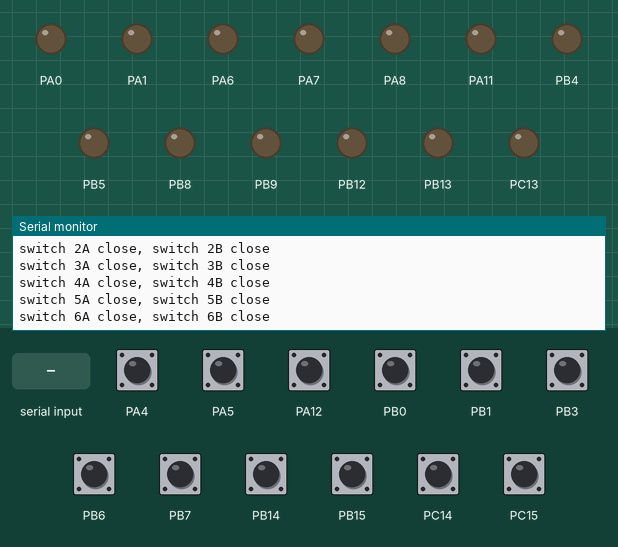
This sketch was run on a simulated STM32 Blue Pill. Shown: output pins drawn as LEDs (lit = HIGH), the last lines printed to the serial monitor. The inputs (shaded band) are chosen by the test bench; at power-on: PA4, PA5, PA12, PB0, PB1, PB3, PB6, PB7, PB14, PB15, PC14, PC15 HIGH.

Above: at 1.2 s.
1.3 s: "a" received over the second serial link
At 1.9 s:
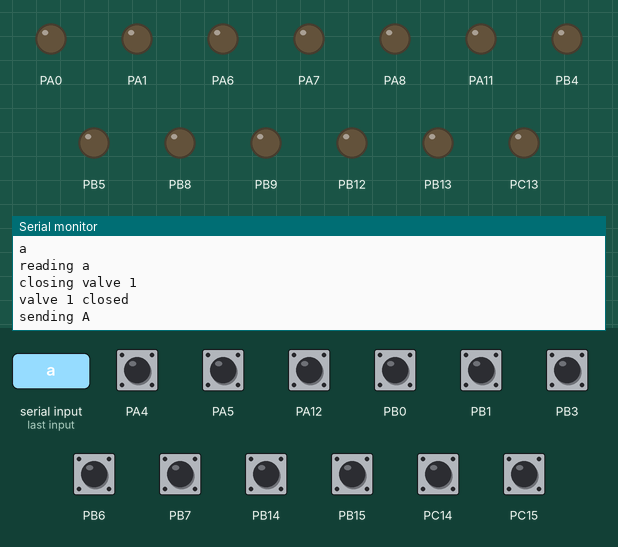
2.8 s: "b" received over the second serial link
At 4.0 s:
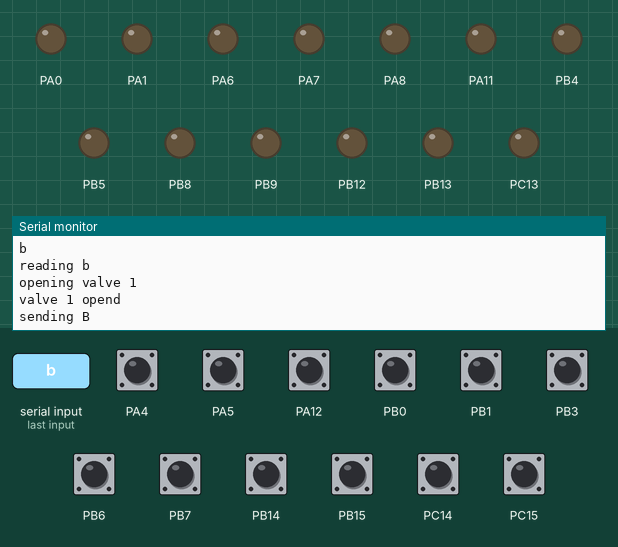
4.3 s: "c" received over the second serial link
At 5.4 s:
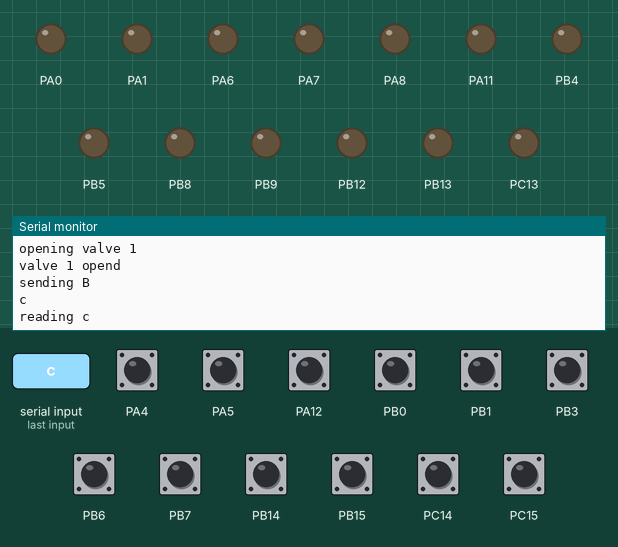
Timing chart, 0 to 7.3 s (numbered marks = the images above; inputs shaded):
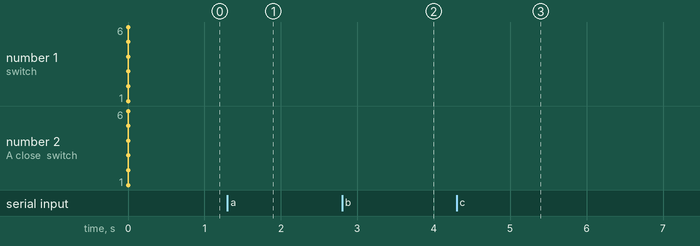

The sketch:

STM_slave.ino
```cpp
# include "Serial.h"
# include "Switches.h"
# include "Motors.h"
# include "Valves.h"


void setup() {
  Serial.begin(115200);
  Serial.println("Initilizing STM32_1");

  // initialize serial com.
  init_serialBus();
  // initialize limit switches
  init_Switch();
  // initialize motor ENs
  init_motors();

  // Update limit switch states
  Switch_update();

}


void loop() {

  // valve2Open();

  // valve2Close();

  // // Switch_update();

  // delay(1000);
  // Serial.println(" ");


  if (Serial2.available()) {
    char number = Serial2.read();
    Serial.println(number);

    if (number == 'a') {
      Serial.println("reading a");
      valve1Close();
    }
    else if (number == 'b') {
      Serial.println("reading b");
      valve1Open();
    }

    if (number == 'c') {
      Serial.println("reading c");
      // valve2Close();
    }
    else if (number == 'd') {
      Serial.println("reading d");
      // valve2Open();
    }

    if (number == 'e') {
      Serial.println("reading e");
      // valve3Close();
    }
    else if (number == 'f') {
      Serial.println("reading f");
      // valve3Open();
    }

    if (number == 'g') {
      Serial.println("reading g");
      // valve4Close();
    }
    else if (number == 'h') {
      Serial.println("reading h");
      // valve4Open();
    }

    if (number == 'i') {
      Serial.println("reading i");
      // valve5Close();
    }
    else if (number == 'j') {
      Serial.println("reading j");
      // valve5Open();
    }

    if (number == 'k') {
      Serial.println("reading k");
      // valve6Close();
    }
    else if (number == 'l') {
      Serial.println("reading l");
      // valve6Open();
    }

  }


}
```

Motors.h
```cpp
//index, close, open, EN1 , EN2 with intrrupt
//unit1, PB12 , PB13, PA8 , PA11
//unit2, PB14 , PB15, PA12, PB9
//unit3, PB3  , PB4 , PC14, PC15
//unit4, PB5  , PB6 , PA0 , PA1
//unit5, PB7  , PB8 , PA4 , PA5
//unit6, PB0  , PB1 , PA6 , PA7

//index, close, open, EN1 , EN2
//unit1, PB14 , PB15, PB12, PB13
//unit2, PA12 , PB3 , PA8 , PA11
//unit3, PB6  , PB7 , PB4 , PB5
//unit4, PC14 , PC15, PB8 , PB9
//unit5, PA4  , PA5 , PA0 , PA1
//unit6, PB0  , PB1 , PA6 , PA7


#define MOTOR_SET1_EN1_PIN PB12
#define MOTOR_SET1_EN2_PIN PB13

#define MOTOR_SET2_EN1_PIN PA8
#define MOTOR_SET2_EN2_PIN PA11

#define MOTOR_SET3_EN1_PIN PB4
#define MOTOR_SET3_EN2_PIN PB5

#define MOTOR_SET4_EN1_PIN PB8
#define MOTOR_SET4_EN2_PIN PB9

#define MOTOR_SET5_EN1_PIN PA0
#define MOTOR_SET5_EN2_PIN PA1

#define MOTOR_SET6_EN1_PIN PA6
#define MOTOR_SET6_EN2_PIN PA7


struct Motor {
  const uint8_t motorEN1_PIN;
  const uint8_t motorEN2_PIN;
  bool state;

  void init() {
    pinMode(motorEN1_PIN, OUTPUT);
    pinMode(motorEN2_PIN, OUTPUT);

    digitalWrite(motorEN1_PIN, LOW);
    digitalWrite(motorEN2_PIN, LOW);

  }

  void motorRunClk() {
    digitalWrite(motorEN1_PIN, LOW);
    digitalWrite(motorEN2_PIN, HIGH);
    state = 01;
  }

  void motorRunAClk() {
    digitalWrite(motorEN1_PIN, HIGH);
    digitalWrite(motorEN2_PIN, LOW);
    state = 10;
  }

  void motorClose() {
    digitalWrite(motorEN1_PIN, LOW);
    digitalWrite(motorEN2_PIN, LOW);
    state = 0;
  }

};


Motor motorSet1 = {MOTOR_SET1_EN1_PIN, MOTOR_SET1_EN2_PIN, 11};
Motor motorSet2 = {MOTOR_SET2_EN1_PIN, MOTOR_SET2_EN2_PIN, 11};
Motor motorSet3 = {MOTOR_SET3_EN1_PIN, MOTOR_SET3_EN2_PIN, 11};
Motor motorSet4 = {MOTOR_SET4_EN1_PIN, MOTOR_SET4_EN2_PIN, 11};
Motor motorSet5 = {MOTOR_SET5_EN1_PIN, MOTOR_SET5_EN2_PIN, 11};
Motor motorSet6 = {MOTOR_SET6_EN1_PIN, MOTOR_SET6_EN2_PIN, 11};

void init_motors() {

  motorSet1.init();
  motorSet2.init();
  motorSet3.init();
  motorSet4.init();
  motorSet5.init();
  motorSet6.init();

}
```

Serial.h
```cpp
char number  = ' ';
int state = 1;

void init_serialBus() {
  Serial2.begin(115200);
  pinMode(PC13, OUTPUT);
}

void serialBus_check() {
  if (Serial2.available()) {
    char number = Serial2.read();
    Serial.println(number);
    if ( number == 'A') {
      state = state ^ 1;
    }
  }

  if (state == 1) {
    digitalWrite(PC13, HIGH);
  }
  else {
    digitalWrite(PC13, LOW);
  }

}
```

Switches.h
```cpp
//index, close, open, EN1 , EN2 INTURUPT
//unit1, PB12 , PB13, PA8 , PA11
//unit2, PB14 , PB15, PA12, PB9
//unit3, PB3  , PB4 , PC14, PC15
//unit4, PB5  , PB6 , PA0 , PA1
//unit5, PB7  , PB8 , PA4 , PA5
//unit6, PB0  , PB1 , PA6 , PA7

//index, close, open, EN1 , EN2
//unit1, PB14 , PB15, PB12, PB13
//unit2, PA12 , PB3 , PA8 , PA11
//unit3, PB6  , PB7 , PB4 , PB5
//unit4, PC14 , PC15, PB8 , PB9
//unit5, PA4  , PA5 , PA0 , PA1
//unit6, PB0  , PB1 , PA6 , PA7

// switch normslly close, when swith trigger pin read HIGH
// A - close switch
// B - open switchh

#define SWITCH_SET1_A_PIN PB14
#define SWITCH_SET1_B_PIN PB15

#define SWITCH_SET2_A_PIN PA12
#define SWITCH_SET2_B_PIN PB3

#define SWITCH_SET3_A_PIN PB6
#define SWITCH_SET3_B_PIN PB7

#define SWITCH_SET4_A_PIN PC14
#define SWITCH_SET4_B_PIN PC15

#define SWITCH_SET5_A_PIN PA4
#define SWITCH_SET5_B_PIN PA5

#define SWITCH_SET6_A_PIN PB0
#define SWITCH_SET6_B_PIN PB1


struct Switch {
  const uint8_t PIN;
  bool pressed;


};

Switch switch_1A = {SWITCH_SET1_A_PIN, true};
Switch switch_1B = {SWITCH_SET1_B_PIN, true};
Switch switch_2A = {SWITCH_SET2_A_PIN, true};
Switch switch_2B = {SWITCH_SET2_B_PIN, true};
Switch switch_3A = {SWITCH_SET3_A_PIN, true};
Switch switch_3B = {SWITCH_SET3_B_PIN, true};
Switch switch_4A = {SWITCH_SET4_A_PIN, true};
Switch switch_4B = {SWITCH_SET4_B_PIN, true};
Switch switch_5A = {SWITCH_SET5_A_PIN, true};
Switch switch_5B = {SWITCH_SET5_B_PIN, true};
Switch switch_6A = {SWITCH_SET6_A_PIN, true};
Switch switch_6B = {SWITCH_SET6_B_PIN, true};


void checkSwitch_pair( Switch &switch_A, Switch &switch_B, const char* labelA, const char* labelB) {
  // Check switch A
  if (digitalRead(switch_A.PIN) == LOW) {
    switch_A.pressed = false;
    Serial.print(labelA);
    Serial.print(" open, ");
  } else {
    switch_A.pressed = true;
    Serial.print(labelA);
    Serial.print(" close, ");
  }

  // Check switch B
  if (digitalRead(switch_B.PIN) == LOW) {
    switch_B.pressed = false;
    Serial.print(labelB);
    Serial.println(" open");
  } else {
    switch_B.pressed = true;
    Serial.print(labelB);
    Serial.println(" close");
  }

}

void Switch_update() {
  Serial.println("---- Switch Checking -----");

  checkSwitch_pair(switch_1A, switch_1B, "switch 1A", "switch 1B");
  checkSwitch_pair(switch_2A, switch_2B, "switch 2A", "switch 2B");
  checkSwitch_pair(switch_3A, switch_3B, "switch 3A", "switch 3B");
  checkSwitch_pair(switch_4A, switch_4B, "switch 4A", "switch 4B");
  checkSwitch_pair(switch_5A, switch_5B, "switch 5A", "switch 5B");
  checkSwitch_pair(switch_6A, switch_6B, "switch 6A", "switch 6B");

}


void init_Switch() {

  pinMode(switch_1A.PIN, INPUT_PULLUP);
  pinMode(switch_1B.PIN, INPUT_PULLUP);

  pinMode(switch_2A.PIN, INPUT_PULLUP);
  pinMode(switch_2B.PIN, INPUT_PULLUP);

  pinMode(switch_3A.PIN, INPUT_PULLUP);
  pinMode(switch_3B.PIN, INPUT_PULLUP);

  pinMode(switch_4A.PIN, INPUT_PULLUP);
  pinMode(switch_4B.PIN, INPUT_PULLUP);

  pinMode(switch_5A.PIN, INPUT_PULLUP);
  pinMode(switch_5B.PIN, INPUT_PULLUP);

  pinMode(switch_6A.PIN, INPUT_PULLUP);
  pinMode(switch_6B.PIN, INPUT_PULLUP);

  Switch_update();

}
```

Valves.h
```cpp
//Communication Protocol STM32 1
//A - valve 1 close call
//B - valve 1 open call
//C - valve 2 close call
//D - valve 2 open call
//E - valve 3 close call
//F - valve 3 open call
//G - valve 4 close call
//H - valve 4 open call
//I - valve 5 close call
//J - valve 5 open call
//K - valve 6 close call
//L - valve 6 open call


void valve_Close( Switch &switch_A, Motor &motorSet_, const char* valve, const char* index) {
  Serial.println("closing " + String(valve));

  while (true) {
    if ( digitalRead(switch_A.PIN) == HIGH ) {
      motorSet_.motorClose();
      Serial.println( String(valve) + " closed");
      break;
    }
    else {
      motorSet_.motorRunClk();
      delay(10);
    }
  }

  Serial2.print(index);
  Serial.println("sending " + String(index));

  // Switch_update();

}

void valve_Open( Switch &switch_B, Motor &motorSet_, const char* valve, const char* index) {
  Serial.println("opening " + String(valve));

  while (true) {
    if ( digitalRead(switch_B.PIN) == HIGH ) {
      motorSet_.motorClose();
      Serial.println( String(valve) + " opend");
      break;
    }
    else {
      motorSet_.motorRunAClk();
      delay(10);
    }
  }

  Serial2.print(index);
  Serial.println("sending " + String(index));

  // Switch_update();

}


// valve 1 ------------------------------------------
void valve1Close() {
  valve_Close( switch_1A, motorSet1, "valve 1", "A");
}
void valve1Open() {
  valve_Open( switch_1B, motorSet1, "valve 1", "B");
}

// valve 2 ------------------------------------------
void valve2Close() {
  valve_Close( switch_2A, motorSet2, "valve 2", "C");
}
void valve2Open() {
  valve_Open( switch_2B, motorSet2, "valve 2", "D");
}

// valve 3 ------------------------------------------
void valve3Close() {
  valve_Close( switch_3A, motorSet3, "valve 3", "E");
}
void valve3Open() {
  valve_Open( switch_3B, motorSet3, "valve 3", "F");
}

// valve 4 ------------------------------------------
void valve4Close() {
  valve_Close( switch_4A, motorSet4, "valve 4", "G");
}
void valve4Open() {
  valve_Open( switch_4B, motorSet4, "valve 4", "H");
}

// valve 5 ------------------------------------------
void valve5Close() {
  valve_Close( switch_5A, motorSet5, "valve 5", "I");
}
void valve5Open() {
  valve_Open( switch_5B, motorSet5, "valve 5", "J");
}

// valve 6 ------------------------------------------
void valve6Close() {
  valve_Close( switch_6A, motorSet6, "valve 6", "K");
}
void valve6Open() {
  valve_Open( switch_6B, motorSet6, "valve 6", "L");
}
```

Measured:
- after the input at 1.3 s, the serial monitor: prints a new line at once (image 1)
- after the input at 2.8 s, the serial monitor: prints a new line at once (image 2)
- after the input at 4.3 s, the serial monitor: prints a new line at once (image 3)
